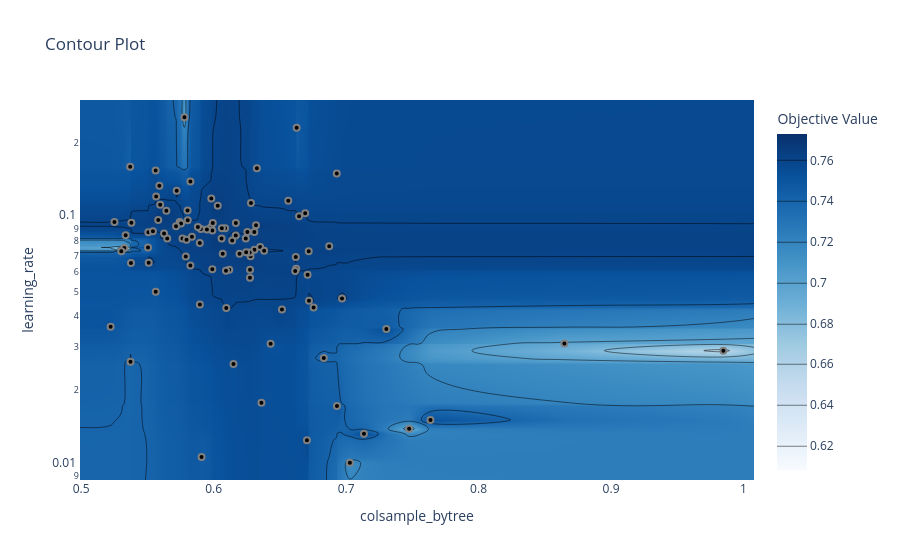

Notebook code cell kept with this figure:
### Markdown cell above
**Contour plot** of the two most important hyperparameters — how they interact.

### Code cell
top_two = list(optuna.importance.get_param_importances(study))[:2]
optuna.visualization.plot_contour(study, params=top_two)
